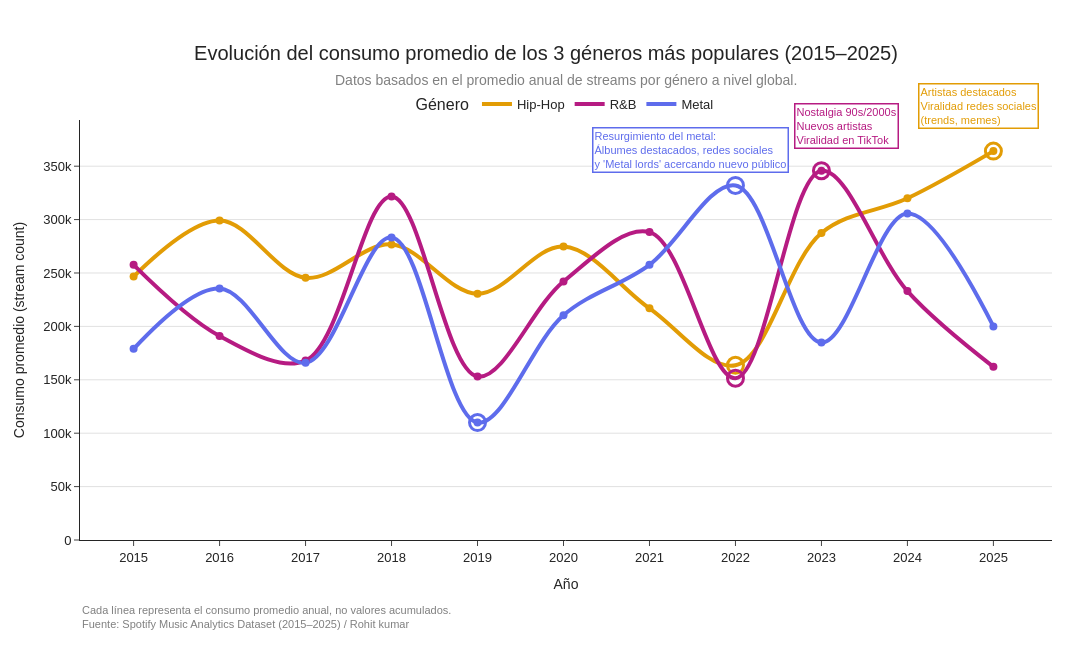

Notebook code for this chart:
### Code cell
import pandas as pd
import plotly.express as px

df = pd.read_csv("data/spotify_2015_2025_85k.csv")

df.columns = (
    df.columns
    .str.strip()
    .str.lower()
    .str.replace(" ", "_")
)


release_col = "release_date"
genre_col = "genre"
stream_col = "stream_count"


if release_col == "release_date":
    df["year"] = pd.to_datetime(df[release_col], errors="coerce").dt.year
else:
    df["year"] = pd.to_numeric(df[release_col], errors="coerce")


df = df[["year", genre_col, stream_col]].copy()
df = df.rename(columns={
    genre_col: "genre",
    stream_col: "stream_count"
})


df["year"] = pd.to_numeric(df["year"], errors="coerce")
df["stream_count"] = pd.to_numeric(df["stream_count"], errors="coerce")
df["genre"] = df["genre"].astype(str).str.strip()

df = df.dropna(subset=["year", "genre", "stream_count"])
df = df[df["genre"] != ""]
df = df[~df["genre"].str.lower().isin(["unknown", "none", "nan"])]
df = df[df["year"].between(2015, 2025)]


top3_genres = (
    df.groupby("genre", as_index=False)["stream_count"]
    .mean()
    .sort_values("stream_count", ascending=False)
    .head(3)["genre"]
    .tolist()
)


df_top3 = df[df["genre"].isin(top3_genres)].copy()


df_plot = (
    df_top3.groupby(["year", "genre"], as_index=False)["stream_count"]
        .mean()
        .sort_values(["year", "genre"])
)


color_map = {
    top3_genres[0]: "#E29C05",  
    top3_genres[1]: "#B61B82",  
    top3_genres[2]: "#5E6CEC"   
}


fig = px.line(
    df_plot,
    x="year",
    y="stream_count",
    color="genre",
    markers=False,
    color_discrete_map=color_map,
    category_orders={"genre": top3_genres},
    title="Evolución del consumo promedio de los 3 géneros más populares (2015–2025)",
    labels={
        "year": "Año",
        "stream_count": "Consumo promedio (stream count)",
        "genre": "Género"
    }
)


fig.update_traces(
    line_shape="spline",
    line=dict(width=4),
    marker=dict(size=8),
    hoverinfo="none"
)


fig.update_yaxes(
    range=[0, df_plot["stream_count"].max() * 1.08],
    showgrid=True,
    gridcolor="rgba(0,0,0,0.12)",
    zeroline=False,
    title_font=dict(size=14),
    tickformat="~s"   # 50k, 100k, etc. 
)

fig.update_xaxes(
    tickmode="linear",
    dtick=1,
    showgrid=False,
    zeroline=False,
    title_font=dict(size=14)
)


fig.update_layout(
    template="simple_white",
    width=1100,
    height=650,

    title=dict(
        text="Evolución del consumo promedio de los 3 géneros más populares (2015–2025)",
        x=0.5,
        xanchor="center",
        font=dict(size=20)
    ),

    legend=dict(
        title="Género",
        orientation="h",
        yanchor="bottom",
        y=1,
        xanchor="center",
        x=0.5
    ),

    margin=dict(l=80, r=40, t=120, b=110),
    plot_bgcolor="white",
    paper_bgcolor="white",

    font=dict(
        family="Arial, sans-serif",
        size=13
    )
)

# =========================================
# ANOTACIONES GENERALES (EDITABLES)
# =========================================

# Subtitle under title
fig.add_annotation(
    text="Datos basados en el promedio anual de streams por género a nivel global.",
    xref="paper",
    yref="paper",
    x=0.5,
    y=1.12,
    showarrow=False,
    align="center",
    font=dict(size=14, color="gray")
)

# Bottom note
fig.add_annotation(
    text=(
        "Cada línea representa el consumo promedio anual, no valores acumulados.<br>"
        "Fuente: Spotify Music Analytics Dataset (2015–2025) / Rohit kumar"
    ),
    xref="paper",
    yref="paper",
    x=0,
    y=-0.22,
    showarrow=False,
    align="left",
    font=dict(size=11, color="gray")
)

max_min_points = []

for genre in top3_genres:
    subset = df_plot[df_plot["genre"] == genre].copy()
    
    max_row = subset.loc[subset["stream_count"].idxmax()]
    min_row = subset.loc[subset["stream_count"].idxmin()]
    genre_color = color_map[genre]
    
    max_min_points.append({
        "year": max_row["year"],
        "stream_count": max_row["stream_count"],
        "genre": genre,
        "type": "max"
    })
    max_min_points.append({
        "year": min_row["year"],
        "stream_count": min_row["stream_count"],
        "genre": genre,
        "type": "min"
    })



for point in max_min_points:
    genre = point["genre"]
    genre_color = color_map[genre]
    
    fig.add_scatter(
        x=[point["year"]],
        y=[point["stream_count"]],
        mode="markers",
        marker=dict(
            size=16,
            color="rgba(0,0,0,0)",  
            line=dict(
                color=genre_color,
                width=3
            )
        ),
        showlegend=False,
        hoverinfo="none"
    )



genre_0_max = [p for p in max_min_points if p["type"] == "max" and p["genre"] == top3_genres[0]][0] if any(p["type"] == "max" and p["genre"] == top3_genres[0] for p in max_min_points) else None
genre_0_min = [p for p in max_min_points if p["type"] == "min" and p["genre"] == top3_genres[0]][0] if any(p["type"] == "min" and p["genre"] == top3_genres[0] for p in max_min_points) else None
genre_1_max = [p for p in max_min_points if p["type"] == "max" and p["genre"] == top3_genres[1]][0] if any(p["type"] == "max" and p["genre"] == top3_genres[1] for p in max_min_points) else None
genre_1_min = [p for p in max_min_points if p["type"] == "min" and p["genre"] == top3_genres[1]][0] if any(p["type"] == "min" and p["genre"] == top3_genres[1] for p in max_min_points) else None
genre_2_max = [p for p in max_min_points if p["type"] == "max" and p["genre"] == top3_genres[2]][0] if any(p["type"] == "max" and p["genre"] == top3_genres[2] for p in max_min_points) else None
genre_2_min = [p for p in max_min_points if p["type"] == "min" and p["genre"] == top3_genres[2]][0] if any(p["type"] == "min" and p["genre"] == top3_genres[2] for p in max_min_points) else None


if genre_0_max:
    fig.add_annotation(
        x=genre_0_max["year"],
        y=genre_0_max["stream_count"],
        text=(
            "Artistas destacados<br>"
            "Viralidad redes sociales<br>"
            "(trends, memes)"
        ),
        showarrow=False,
        bgcolor="white",
        bordercolor=color_map[top3_genres[0]],
        borderwidth=1.5,
        font=dict(size=11, color=color_map[top3_genres[0]]),
        xshift=-15,
        yshift=45,
        align="left",
        textangle=0,
        valign="top"
    )




if genre_1_max:
    fig.add_annotation(
        x=genre_1_max["year"],
        y=genre_1_max["stream_count"],
        text=(
            "Nostalgia 90s/2000s<br>"
            "Nuevos artistas<br>"
            "Viralidad en TikTok"
        ),
        showarrow=False,
        bgcolor="white",
        bordercolor=color_map[top3_genres[1]],
        borderwidth=1.5,
        font=dict(size=11, color=color_map[top3_genres[1]]),
        xshift=25,
        yshift=45,
        align="left",
        textangle=0,
        valign="top"
    )



if genre_2_max:
    fig.add_annotation(
        x=genre_2_max["year"],
        y=genre_2_max["stream_count"],
        text=(
            "Resurgimiento del metal:<br>"
            "Álbumes destacados, redes sociales<br>"
            "y 'Metal lords' acercando nuevo público"
        ),
        showarrow=False,
        bgcolor="white",
        bordercolor=color_map[top3_genres[2]],
        borderwidth=1.5,
        font=dict(size=11, color=color_map[top3_genres[2]]),
        xshift=-45,
        yshift=35,
        align="left",
        textangle=0,
        valign="top"
    )



for genre in top3_genres:
    subset = df_plot[df_plot["genre"] == genre].copy()
    genre_color = color_map[genre]
    
    years = sorted(subset["year"].unique())
    
    for year in years:
        if year != 2022:
            # Check if this is a max or min point
            is_max = any(p["year"] == year and p["genre"] == genre and p["type"] == "max" for p in max_min_points)
            is_min = any(p["year"] == year and p["genre"] == genre and p["type"] == "min" for p in max_min_points)
            
            # Only add circle if it's NOT a max or min point
            if not is_max and not is_min:
                year_data = subset[subset["year"] == year]
                if not year_data.empty:
                    fig.add_scatter(
                        x=year_data["year"],
                        y=year_data["stream_count"],
                        mode="markers",
                        marker=dict(
                            size=8,
                            color=genre_color
                        ),
                        showlegend=False,
                        hoverinfo="none"
                    )


fig.show()


fig.write_html("index.html", include_plotlyjs="cdn")

### Figure 1 — Plotly figure (JSON) as saved in the notebook; plotly's stock layout.template omitted (floating-point values rounded to 4 significant figures)
{"data": [{"hoverinfo": "none", "hovertemplate": "Género=Hip-Hop<br>Año=%{x}<br>Consumo promedio (stream count)=%{y}<extra></extra>", "legendgroup": "Hip-Hop", "line": {"color": "#E29C05", "dash": "solid", "shape": "spline", "width": 4}, "marker": {"size": 8, "symbol": "circle"}, "mode": "lines", "name": "Hip-Hop", "orientation": "v", "showlegend": true, "type": "scatter", "x": [2015, 2016, 2017, 2018, 2019, 2020, 2021, 2022, 2023, 2024, 2025], "xaxis": "x", "y": [246700.0, 299100.0, 245500.0, 276700.0, 230600.0, 274700.0, 216900.0, 163600.0, 287500.0, 319900.0, 364100.0], "yaxis": "y"}, {"hoverinfo": "none", "hovertemplate": "Género=R&B<br>Año=%{x}<br>Consumo promedio (stream count)=%{y}<extra></extra>", "legendgroup": "R&B", "line": {"color": "#B61B82", "dash": "solid", "shape": "spline", "width": 4}, "marker": {"size": 8, "symbol": "circle"}, "mode": "lines", "name": "R&B", "orientation": "v", "showlegend": true, "type": "scatter", "x": [2015, 2016, 2017, 2018, 2019, 2020, 2021, 2022, 2023, 2024, 2025], "xaxis": "x", "y": [257600.0, 191100.0, 168000.0, 321700.0, 153100.0, 242100.0, 288300.0, 151500.0, 345800.0, 233000.0, 162200.0], "yaxis": "y"}, {"hoverinfo": "none", "hovertemplate": "Género=Metal<br>Año=%{x}<br>Consumo promedio (stream count)=%{y}<extra></extra>", "legendgroup": "Metal", "line": {"color": "#5E6CEC", "dash": "solid", "shape": "spline", "width": 4}, "marker": {"size": 8, "symbol": "circle"}, "mode": "lines", "name": "Metal", "orientation": "v", "showlegend": true, "type": "scatter", "x": [2015, 2016, 2017, 2018, 2019, 2020, 2021, 2022, 2023, 2024, 2025], "xaxis": "x", "y": [179000.0, 235500.0, 165800.0, 283300.0, 110000.0, 210400.0, 257700.0, 332000.0, 184800.0, 305700.0, 200000.0], "yaxis": "y"}, {"hoverinfo": "none", "marker": {"color": "rgba(0,0,0,0)", "line": {"color": "#E29C05", "width": 3}, "size": 16}, "mode": "markers", "showlegend": false, "type": "scatter", "x": [2025], "y": [364100.0]}, {"hoverinfo": "none", "marker": {"color": "rgba(0,0,0,0)", "line": {"color": "#E29C05", "width": 3}, "size": 16}, "mode": "markers", "showlegend": false, "type": "scatter", "x": [2022], "y": [163600.0]}, {"hoverinfo": "none", "marker": {"color": "rgba(0,0,0,0)", "line": {"color": "#B61B82", "width": 3}, "size": 16}, "mode": "markers", "showlegend": false, "type": "scatter", "x": [2023], "y": [345800.0]}, {"hoverinfo": "none", "marker": {"color": "rgba(0,0,0,0)", "line": {"color": "#B61B82", "width": 3}, "size": 16}, "mode": "markers", "showlegend": false, "type": "scatter", "x": [2022], "y": [151500.0]}, {"hoverinfo": "none", "marker": {"color": "rgba(0,0,0,0)", "line": {"color": "#5E6CEC", "width": 3}, "size": 16}, "mode": "markers", "showlegend": false, "type": "scatter", "x": [2022], "y": [332000.0]}, {"hoverinfo": "none", "marker": {"color": "rgba(0,0,0,0)", "line": {"color": "#5E6CEC", "width": 3}, "size": 16}, "mode": "markers", "showlegend": false, "type": "scatter", "x": [2019], "y": [110000.0]}, {"hoverinfo": "none", "marker": {"color": "#E29C05", "size": 8}, "mode": "markers", "showlegend": false, "type": "scatter", "x": [2015], "y": [246700.0]}, {"hoverinfo": "none", "marker": {"color": "#E29C05", "size": 8}, "mode": "markers", "showlegend": false, "type": "scatter", "x": [2016], "y": [299100.0]}, {"hoverinfo": "none", "marker": {"color": "#E29C05", "size": 8}, "mode": "markers", "showlegend": false, "type": "scatter", "x": [2017], "y": [245500.0]}, {"hoverinfo": "none", "marker": {"color": "#E29C05", "size": 8}, "mode": "markers", "showlegend": false, "type": "scatter", "x": [2018], "y": [276700.0]}, {"hoverinfo": "none", "marker": {"color": "#E29C05", "size": 8}, "mode": "markers", "showlegend": false, "type": "scatter", "x": [2019], "y": [230600.0]}, {"hoverinfo": "none", "marker": {"color": "#E29C05", "size": 8}, "mode": "markers", "showlegend": false, "type": "scatter", "x": [2020], "y": [274700.0]}, {"hoverinfo": "none", "marker": {"color": "#E29C05", "size": 8}, "mode": "markers", "showlegend": false, "type": "scatter", "x": [2021], "y": [216900.0]}, {"hoverinfo": "none", "marker": {"color": "#E29C05", "size": 8}, "mode": "markers", "showlegend": false, "type": "scatter", "x": [2023], "y": [287500.0]}, {"hoverinfo": "none", "marker": {"color": "#E29C05", "size": 8}, "mode": "markers", "showlegend": false, "type": "scatter", "x": [2024], "y": [319900.0]}, {"hoverinfo": "none", "marker": {"color": "#E29C05", "size": 8}, "mode": "markers", "showlegend": false, "type": "scatter", "x": [2025], "y": [364100.0]}, {"hoverinfo": "none", "marker": {"color": "#B61B82", "size": 8}, "mode": "markers", "showlegend": false, "type": "scatter", "x": [2015], "y": [257600.0]}, {"hoverinfo": "none", "marker": {"color": "#B61B82", "size": 8}, "mode": "markers", "showlegend": false, "type": "scatter", "x": [2016], "y": [191100.0]}, {"hoverinfo": "none", "marker": {"color": "#B61B82", "size": 8}, "mode": "markers", "showlegend": false, "type": "scatter", "x": [2017], "y": [168000.0]}, {"hoverinfo": "none", "marker": {"color": "#B61B82", "size": 8}, "mode": "markers", "showlegend": false, "type": "scatter", "x": [2018], "y": [321700.0]}, {"hoverinfo": "none", "marker": {"color": "#B61B82", "size": 8}, "mode": "markers", "showlegend": false, "type": "scatter", "x": [2019], "y": [153100.0]}, {"hoverinfo": "none", "marker": {"color": "#B61B82", "size": 8}, "mode": "markers", "showlegend": false, "type": "scatter", "x": [2020], "y": [242100.0]}, {"hoverinfo": "none", "marker": {"color": "#B61B82", "size": 8}, "mode": "markers", "showlegend": false, "type": "scatter", "x": [2021], "y": [288300.0]}, {"hoverinfo": "none", "marker": {"color": "#B61B82", "size": 8}, "mode": "markers", "showlegend": false, "type": "scatter", "x": [2023], "y": [345800.0]}, {"hoverinfo": "none", "marker": {"color": "#B61B82", "size": 8}, "mode": "markers", "showlegend": false, "type": "scatter", "x": [2024], "y": [233000.0]}, {"hoverinfo": "none", "marker": {"color": "#B61B82", "size": 8}, "mode": "markers", "showlegend": false, "type": "scatter", "x": [2025], "y": [162200.0]}, {"hoverinfo": "none", "marker": {"color": "#5E6CEC", "size": 8}, "mode": "markers", "showlegend": false, "type": "scatter", "x": [2015], "y": [179000.0]}, {"hoverinfo": "none", "marker": {"color": "#5E6CEC", "size": 8}, "mode": "markers", "showlegend": false, "type": "scatter", "x": [2016], "y": [235500.0]}, {"hoverinfo": "none", "marker": {"color": "#5E6CEC", "size": 8}, "mode": "markers", "showlegend": false, "type": "scatter", "x": [2017], "y": [165800.0]}, {"hoverinfo": "none", "marker": {"color": "#5E6CEC", "size": 8}, "mode": "markers", "showlegend": false, "type": "scatter", "x": [2018], "y": [283300.0]}, {"hoverinfo": "none", "marker": {"color": "#5E6CEC", "size": 8}, "mode": "markers", "showlegend": false, "type": "scatter", "x": [2019], "y": [110000.0]}, {"hoverinfo": "none", "marker": {"color": "#5E6CEC", "size": 8}, "mode": "markers", "showlegend": false, "type": "scatter", "x": [2020], "y": [210400.0]}, {"hoverinfo": "none", "marker": {"color": "#5E6CEC", "size": 8}, "mode": "markers", "showlegend": false, "type": "scatter", "x": [2021], "y": [257700.0]}, {"hoverinfo": "none", "marker": {"color": "#5E6CEC", "size": 8}, "mode": "markers", "showlegend": false, "type": "scatter", "x": [2023], "y": [184800.0]}, {"hoverinfo": "none", "marker": {"color": "#5E6CEC", "size": 8}, "mode": "markers", "showlegend": false, "type": "scatter", "x": [2024], "y": [305700.0]}, {"hoverinfo": "none", "marker": {"color": "#5E6CEC", "size": 8}, "mode": "markers", "showlegend": false, "type": "scatter", "x": [2025], "y": [200000.0]}], "layout": {"annotations": [{"align": "center", "font": {"color": "gray", "size": 14}, "showarrow": false, "text": "Datos basados en el promedio anual de streams por género a nivel global.", "x": 0.5, "xref": "paper", "y": 1.12, "yref": "paper"}, {"align": "left", "font": {"color": "gray", "size": 11}, "showarrow": false, "text": "Cada línea representa el consumo promedio anual, no valores acumulados.<br>Fuente: Spotify Music Analytics Dataset (2015–2025) / Rohit kumar", "x": 0, "xref": "paper", "y": -0.22, "yref": "paper"}, {"align": "left", "bgcolor": "white", "bordercolor": "#E29C05", "borderwidth": 1.5, "font": {"color": "#E29C05", "size": 11}, "showarrow": false, "text": "Artistas destacados<br>Viralidad redes sociales<br>(trends, memes)", "textangle": 0, "valign": "top", "x": 2025, "xshift": -15, "y": 364100.0, "yshift": 45}, {"align": "left", "bgcolor": "white", "bordercolor": "#B61B82", "borderwidth": 1.5, "font": {"color": "#B61B82", "size": 11}, "showarrow": false, "text": "Nostalgia 90s/2000s<br>Nuevos artistas<br>Viralidad en TikTok", "textangle": 0, "valign": "top", "x": 2023, "xshift": 25, "y": 345800.0, "yshift": 45}, {"align": "left", "bgcolor": "white", "bordercolor": "#5E6CEC", "borderwidth": 1.5, "font": {"color": "#5E6CEC", "size": 11}, "showarrow": false, "text": "Resurgimiento del metal:<br>Álbumes destacados, redes sociales<br>y 'Metal lords' acercando nuevo público", "textangle": 0, "valign": "top", "x": 2022, "xshift": -45, "y": 332000.0, "yshift": 35}], "font": {"family": "Arial, sans-serif", "size": 13}, "height": 650, "legend": {"orientation": "h", "title": {"text": "Género"}, "tracegroupgap": 0, "x": 0.5, "xanchor": "center", "y": 1, "yanchor": "bottom"}, "margin": {"b": 110, "l": 80, "r": 40, "t": 120}, "paper_bgcolor": "white", "plot_bgcolor": "white", "title": {"font": {"size": 20}, "text": "Evolución del consumo promedio de los 3 géneros más populares (2015–2025)", "x": 0.5, "xanchor": "center"}, "width": 1100, "xaxis": {"anchor": "y", "domain": [0, 1], "dtick": 1, "showgrid": false, "tickmode": "linear", "title": {"font": {"size": 14}, "text": "Año"}, "zeroline": false}, "yaxis": {"anchor": "x", "domain": [0, 1], "gridcolor": "rgba(0,0,0,0.12)", "range": [0, 393200.0], "showgrid": true, "tickformat": "~s", "title": {"font": {"size": 14}, "text": "Consumo promedio (stream count)"}, "zeroline": false}}}
